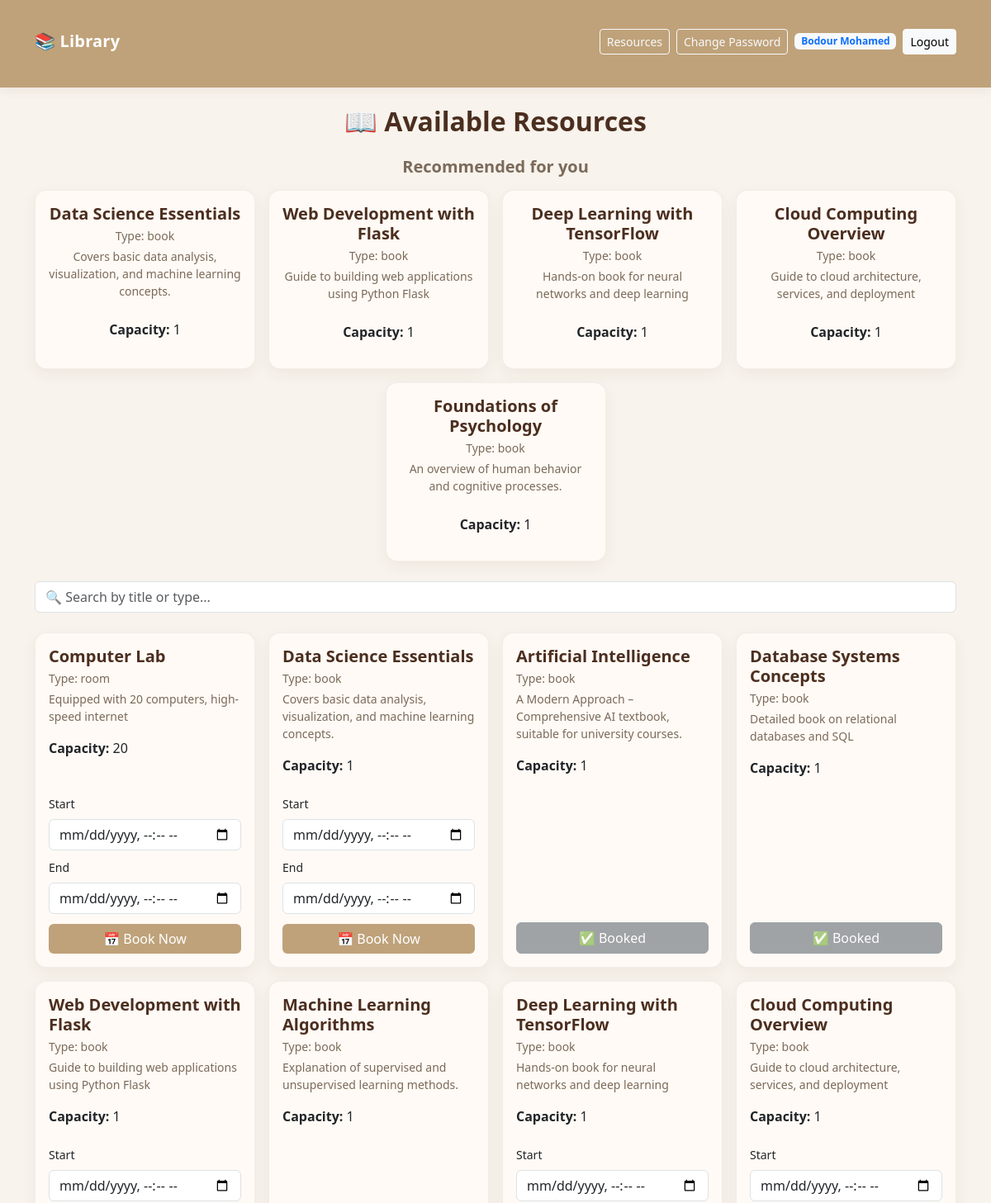
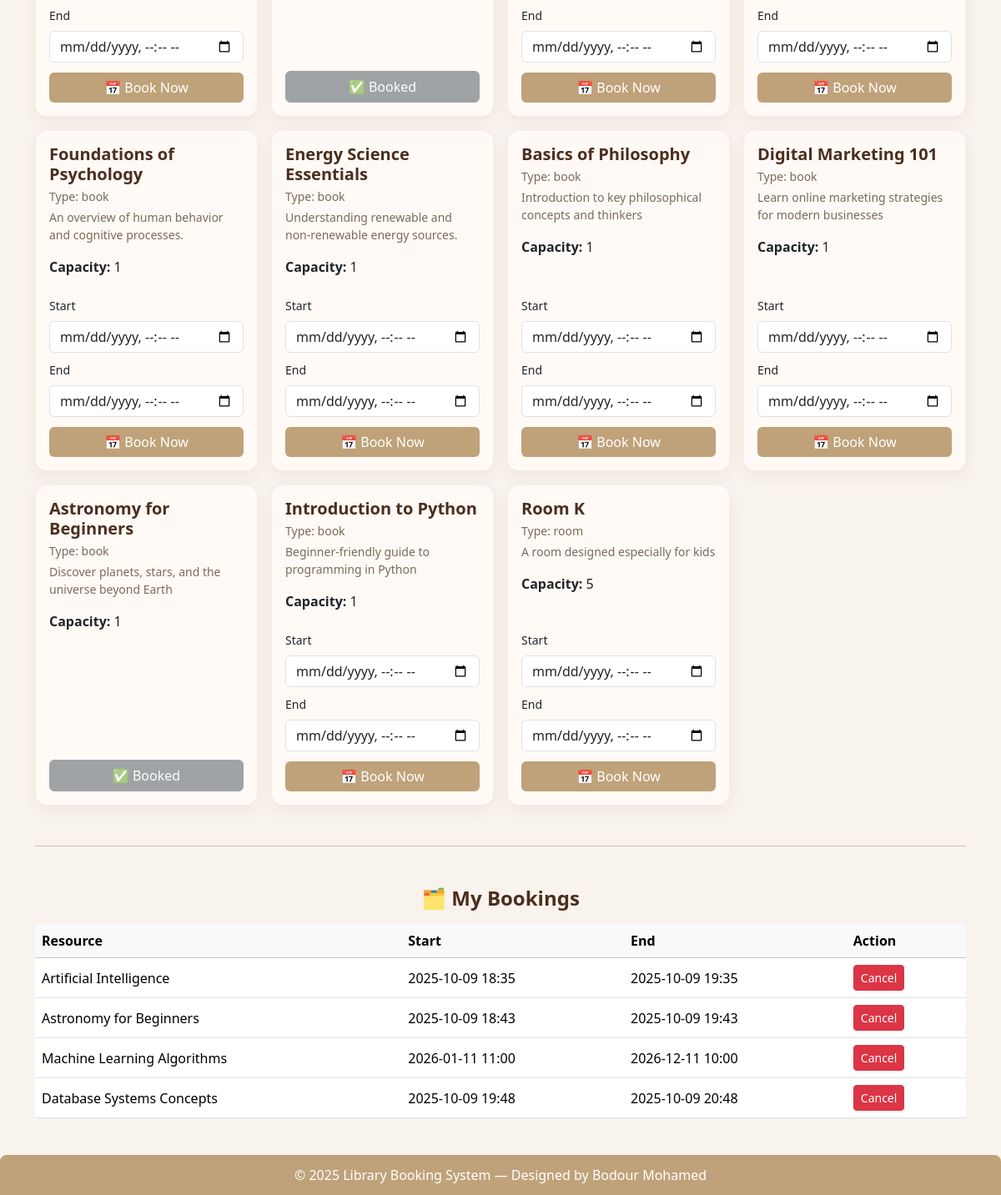
The page /resources (signed in) on the database as committed earlier (2 pictures, top to bottom).
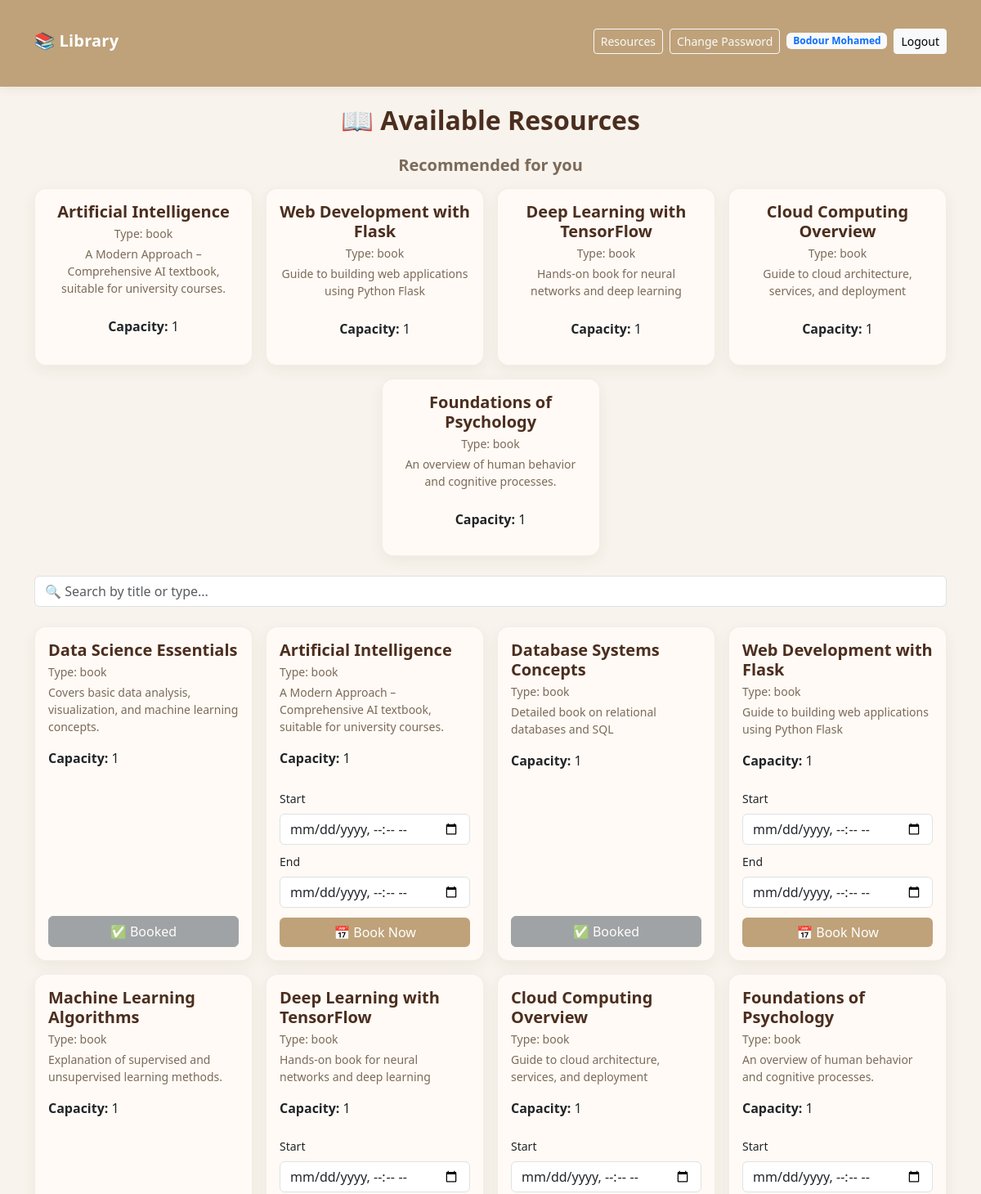
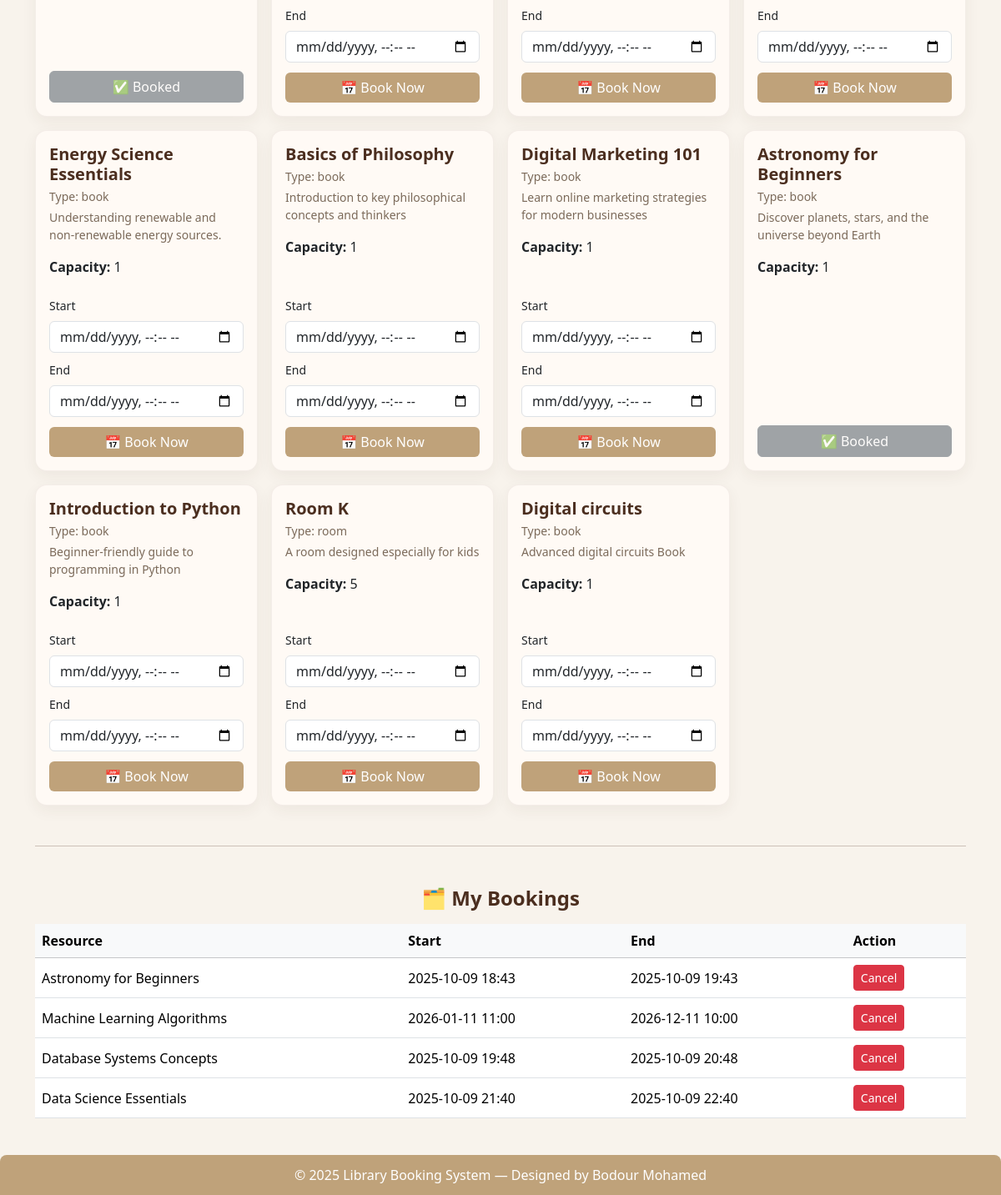
The same page on the database as committed later (2 pictures, top to bottom).
### models.py (models this page shows)
class Resource(db.Model):
    id = db.Column(db.Integer, primary_key=True)
    title = db.Column(db.String(100), nullable=False)
    type = db.Column(db.String(50), nullable=False)
    description = db.Column(db.Text)
    capacity = db.Column(db.Integer, default=1)

class Booking(db.Model):
    id = db.Column(db.Integer, primary_key=True)
    user_id = db.Column(db.Integer, db.ForeignKey('user.id'), nullable=False)
    resource_id = db.Column(db.Integer, db.ForeignKey('resource.id'), nullable=False)
    start_time = db.Column(db.DateTime, nullable=False)
    end_time = db.Column(db.DateTime, nullable=False)
    user = db.relationship('User', backref='bookings')
    resource = db.relationship('Resource', backref='bookings')

### app.py (the view)
@app.route("/resources")
@login_required
def resources_page():
    user_id = session.get("user_id")
    if not user_id:
        return redirect(url_for("login"))
    current_user = User.query.get(user_id)
    resources = Resource.query.all()
    my_bookings = Booking.query.filter_by(user_id=user_id).all()
    booked_resource_ids = [b.resource_id for b in my_bookings]
    return render_template(
        "resources.html",
        resources=resources,
        my_bookings=my_bookings,
        booked_resource_ids=booked_resource_ids,
        current_is_admin=current_user.is_admin,
        all_bookings=Booking.query.all()
    )

### app.py (called while the page is built)
def login_required(f):
    @wraps(f)
    def decorated(*args, **kwargs):
        if 'user_id' not in session:
            flash('⚠️ Please log in first.', 'warning')
            return redirect(url_for('login'))
        return f(*args, **kwargs)
    return decorated

@app.context_processor
def inject_session_user():
    uid = session.get('user_id')
    recommended = []
    if uid:
        u = User.query.get(uid)
        if u:
            past_bookings = Booking.query.filter_by(user_id=uid).all()
            booked_ids = [b.resource_id for b in past_bookings]
            types = {b.resource.type for b in past_bookings if b.resource}
            if types:
                recommended = Resource.query.filter(
                    Resource.type.in_(types),
                    ~Resource.id.in_(booked_ids)
                ).limit(5).all()
            return dict(
                logged_in=True,
                current_username=u.username,
                current_is_admin=u.is_admin,
                recommended_resources=recommended
            )
    return dict(logged_in=False, current_username=None, current_is_admin=False, recommended_resources=[])

### templates/resources.html (shortened to what this page needs)
{% extends "base.html" %} {% block title %}Resources{% endblock %} {% block
content %}
<h2 class="text-center mb-4">📖 Available Resources</h2>
{% if recommended_resources and not current_is_admin %}
<div class="mb-4">
  <h5 class="text-center text-muted mb-3">Recommended for you</h5>
  <div class="row g-3 justify-content-center">
    {% for r in recommended_resources %}
    <div class="col-12 col-sm-6 col-md-4 col-lg-3">
      <div class="card p-3 text-center h-100">
        <h5 class="mb-1">{{ r.title }}</h5>
        <p class="small text-muted mb-1">Type: {{ r.type }}</p>
        <p class="small text-muted">
          {{ r.description[:90] }}
        </p>
        <p class="mt-2"><strong>Capacity:</strong> {{ r.capacity }}</p>
      </div>
    </div>
    {% endfor %}
  </div>
</div>
{% endif %}
<div class="mb-4">
  <input
    id="searchBox"
    class="form-control"
    placeholder="🔍 Search by title or type..."
    onkeyup="filterCards()"
  />
</div>
<div class="row g-3" id="resourcesContainer">
  {% for r in resources %} {% set booked = r.id in booked_resource_ids %}
  <div class="col-12 col-sm-6 col-md-4 col-lg-3 resource-card">
    <div class="card p-3 h-100 d-flex flex-column">
      <div>
        <h5 class="mb-1">{{ r.title }}</h5>
        <p class="small text-muted mb-1">Type: {{ r.type }}</p>
        <p class="small text-muted">
          {{ r.description[:110] }}
        </p>
        <p class="mt-2"><strong>Capacity:</strong> {{ r.capacity }}</p>
      </div>
      {% if not current_is_admin %} {% if booked %}
      <button class="btn btn-secondary w-100 mt-auto" disabled>
        ✅ Booked
      </button>
      {% else %}
      <form
        method="POST"
        action="{{ url_for('book_resource', resource_id=r.id) }}"
        class="mt-auto"
      >
        <label class="form-label mt-2 small">Start</label>
        <input
          type="datetime-local"
          name="start"
          class="form-control mb-2"
          required
        />
        <label class="form-label small">End</label>
        <input
          type="datetime-local"
          name="end"
          class="form-control mb-2"
          required
        />
        <button class="btn btn-primary w-100 mt-1" type="submit">
          📅 Book Now
        </button>
      </form>
      {% endif %} {% endif %}
    </div>
  </div>
  {% endfor %}
</div>
{% if not current_is_admin %}
<hr class="my-5" />
<h4 class="mb-3 text-center">🗂️ My Bookings</h4>
{% if my_bookings %}
<div class="table-responsive">
  <table class="table align-middle">
    <thead class="table-light">
      <tr>
        <th>Resource</th>
        <th>Start</th>
        <th>End</th>
        <th>Action</th>
      </tr>
    </thead>
    <tbody>
      {% for b in my_bookings %}
      <tr>
        <td>{{ b.resource.title }}</td>
        <td>{{ b.start_time.strftime('%Y-%m-%d %H:%M') }}</td>
        <td>{{ b.end_time.strftime('%Y-%m-%d %H:%M') }}</td>
        <td>
          <form
            method="POST"
            action="{{ url_for('cancel_booking', booking_id=b.id) }}"
          >
            <button class="btn btn-danger btn-sm">Cancel</button>
          </form>
        </td>
      </tr>
      {% endfor %}
    </tbody>
  </table>
</div>
{% else %}
<p class="text-center text-muted">You have no bookings yet.</p>
{% endif %} {% endif %}
{% endblock %}

Rows that differ between the two databases and show on the page:
removed Resource: title "Computer Lab", type "room", description "Equipped with 20 computers, high-speed internet", capacity "20"
no longer on one of the page's lists (row unchanged): Resource: title "Data Science Essentials", type "book", description "Covers basic data analysis, visualization, and machine learning concepts.", capacity "1"
removed Booking: resource "Artificial Intelligence", start_time "2025-10-09 18:35", end_time "2025-10-09 19:35"
now on one of the page's lists (row unchanged): Resource: title "Artificial Intelligence", type "book", description "A Modern Approach – Comprehensive AI textbook, suitable for university courses.", capacity "1"
computed for Resource "Artificial Intelligence": text "✅ Booked" → "Start End 📅 Book Now"
computed for Resource "Data Science Essentials": text "Start End 📅 Book Now" → "✅ Booked"
added Resource: title "Digital circuits", type "book", description "Advanced digital circuits Book", capacity "1"
added Booking: resource "Data Science Essentials", start_time "2025-10-09 21:40", end_time "2025-10-09 22:40"
